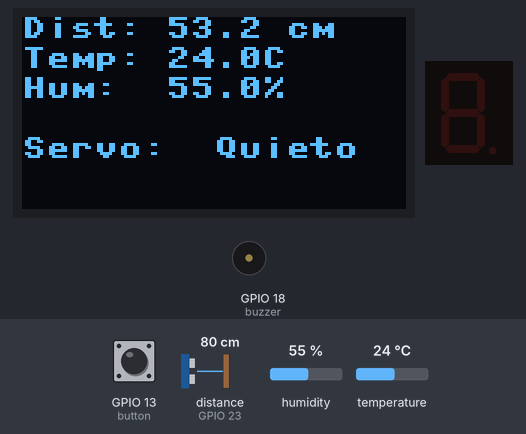
A program run on a simulated ESP32 board running MicroPython. Parts: 128×64 one-colour display, 1-digit seven-segment display, buzzer (waves = sounding). Inputs (shaded band) come from the test bench; at power-on: GPIO 13 (button) LOW, distance to the obstacle (sensor on GPIO 23) 80 cm, humidity 55 %, temperature 24 °C. The echo pulse lasts 58.3 µs per cm; the segment pins are drawn as the display they are named for; library files of the repository ran but are not shown: sh1106.py.

Above: at 0.2 s.
At 1.2 s:
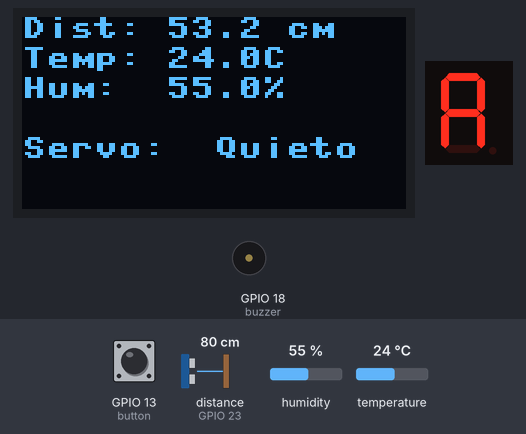
1.3 s: GPIO 13 (button) pulled HIGH for 1.3 s
At 5.9 s:
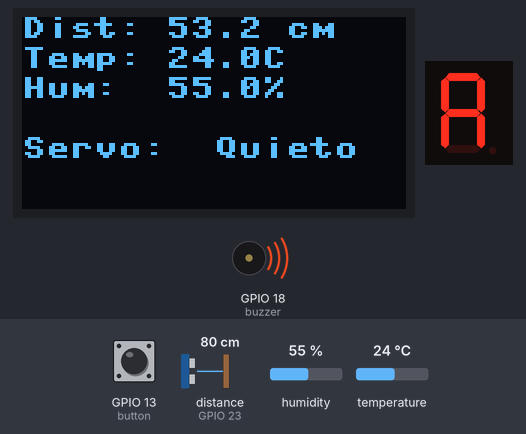
Timing chart, 0 to 11.3 s (numbered marks = the images above; inputs shaded):
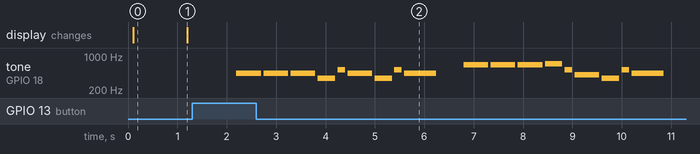

Measured:
- after the input at 1.3 s, tone on GPIO 18 (buzzer): plays 440 Hz for 0.50 s, 440 Hz for 0.50 s, 440 Hz for 0.50 s, 349 Hz for 0.35 s, 523 Hz for 0.15 s, 440 Hz for 0.50 s … (18 notes in this stretch), starting after 0.90 s
- what the display in image 0 shows lasts 1.1 s, from 0.1 s to 1.2 s

The program:

main_actual.py
```python
import machine
import time
import dht
from machine import SoftI2C, Pin
import sh1106

# Definir las notas musicales
c = 261
d = 294
e = 329
f = 349
g = 391
gS = 415
a = 440
aS = 455
b = 466
cH = 523
cSH = 554
dH = 587
dSH = 622
eH = 659
fH = 698
fSH = 740
gH = 784
gSH = 830
aH = 880

# Configura el pin del buzzer
BUZZER_PIN = 18
buzzer = Pin(BUZZER_PIN, Pin.OUT)

# Función beep para las notas
def beep(note, duration):
    pwm = machine.PWM(buzzer)
    pwm.freq(note)
    pwm.duty(512)  # 50% duty cycle
    time.sleep_ms(duration)
    pwm.deinit()
    time.sleep_ms(50)

def first_section():
    beep(a, 500)
    beep(a, 500)
    beep(a, 500)
    beep(f, 350)
    beep(cH, 150)
    beep(a, 500)
    beep(f, 350)
    beep(cH, 150)
    beep(a, 650)
    time.sleep_ms(500)
    beep(eH, 500)
    beep(eH, 500)
    beep(eH, 500)
    beep(fH, 350)
    beep(cH, 150)
    beep(gS, 500)
    beep(f, 350)
    beep(cH, 150)
    beep(a, 650)
    time.sleep_ms(500)

def second_section():
    beep(aH, 500)
    beep(a, 300)
    beep(a, 150)
    beep(aH, 500)
    beep(gSH, 325)
    beep(gH, 175)
    beep(fSH, 125)
    beep(fH, 125)
    beep(fSH, 250)
    time.sleep_ms(325)
    beep(aS, 250)
    beep(dSH, 500)
    beep(dH, 325)
    beep(cSH, 175)
    beep(cH, 125)
    beep(b, 125)
    beep(cH, 250)
    time.sleep_ms(350)

def play_song():
    first_section()
    second_section()
    beep(f, 250)
    beep(gS, 500)
    beep(f, 350)
    beep(a, 125)
    beep(cH, 500)
    beep(a, 375)
    beep(cH, 125)
    beep(eH, 650)
    time.sleep_ms(500)
    second_section()
    beep(f, 250)
    beep(gS, 500)
    beep(f, 375)
    beep(cH, 125)
    beep(a, 500)
    beep(f, 375)
    beep(cH, 125)
    beep(a, 650)
    time.sleep_ms(650)

# Define los pines para el sensor ultrasónico
TRIG_PIN = 22
ECHO_PIN = 23

# Define el pin para el sensor DHT11
DHT_PIN = 5  # Cambia este número según tu configuración para evitar conflictos
BUTTON_PIN = 13
SERVO_PIN = 21

# Configura los pines GPIO
trig = machine.Pin(TRIG_PIN, machine.Pin.OUT)
echo = machine.Pin(ECHO_PIN, machine.Pin.IN)
dht11 = dht.DHT11(machine.Pin(DHT_PIN))
button = machine.Pin(BUTTON_PIN, machine.Pin.IN)
servo = machine.PWM(machine.Pin(SERVO_PIN), freq=50)

# Configura el I2C para el display OLED usando SoftI2C
i2c = SoftI2C(scl=Pin(15), sda=Pin(4))
oled_width = 128
oled_height = 64
oled = sh1106.SH1106_I2C(oled_width, oled_height, i2c)
# oled.rotate(1)

# Definir los pines de los segmentos
seg_a = machine.Pin(12, machine.Pin.OUT)
seg_b = machine.Pin(14, machine.Pin.OUT)
seg_c = machine.Pin(25, machine.Pin.OUT)
seg_d = machine.Pin(26, machine.Pin.OUT)
seg_e = machine.Pin(27, machine.Pin.OUT)
seg_f = machine.Pin(32, machine.Pin.OUT)
seg_g = machine.Pin(33, machine.Pin.OUT)

# Mapeo de las letras a los segmentos
letters = {
    'P': (1, 1, 0, 0, 1, 1, 1),
    'A': (1, 1, 1, 0, 1, 1, 1),
    'C': (1, 0, 0, 1, 1, 1, 0),
    'O': (1, 1, 1, 1, 1, 1, 0),
}

# # Configura el pin de la fotoresistencia
# pin_fotoresistencia = machine.Pin(35, machine.Pin.IN)

# # Configura el ADC para leer valores analógicos
# adc = machine.ADC(pin_fotoresistencia)

def display_letter(letter):
    segments = letters.get(letter, (0, 0, 0, 0, 0, 0, 0))
    seg_a.value(segments[0])
    seg_b.value(segments[1])
    seg_c.value(segments[2])
    seg_d.value(segments[3])
    seg_e.value(segments[4])
    seg_f.value(segments[5])
    seg_g.value(segments[6])

# Lista de letras a mostrar
letters_to_display = ['P', 'A', 'C', 'O']

# Función para medir distancia con el sensor ultrasónico
def medir_distancia():
    # Envía un pulso corto al pin Trig
    trig.value(1)
    time.sleep_us(10)
    trig.value(0)

    # Espera un breve período para que el sensor se estabilice
    time.sleep_ms(2)

    # Espera a que el pin Echo se vuelva alto y mide el tiempo
    pulse_start = time.ticks_us()
    while echo.value() == 0:
        pulse_start = time.ticks_us()

    # Espera a que el pin Echo se vuelva bajo y mide el tiempo
    pulse_end = time.ticks_us()
    while echo.value() == 1:
        pulse_end = time.ticks_us()

    # Calcula la duración del pulso y conviértela a distancia
    pulse_duration = time.ticks_diff(pulse_end, pulse_start)
    distance = (pulse_duration * 0.0343) / 2  # En centímetros

    return distance

def mover_servo():
    # Mueve el servo a 0 grados
    servo.duty(40)
    time.sleep(1)

    # Mueve el servo a 180 grados
    servo.duty(115)
    time.sleep(1)

    # Mueve el servo a 90 grados
    servo.duty(77)
    time.sleep(1)

# Limpia la línea 2 (índice 1, ya que se cuenta desde 0)
def clear_line(line_index):
    # Calcula las coordenadas y la altura de la línea
    line_y = line_index * 10  # Suponiendo que cada línea tiene 10 píxeles de altura
    line_height = 10

    # Dibuja un rectángulo del color de fondo para cubrir la línea
    oled.fill_rect(0, line_y, oled_width, line_height, 0)

    # Actualiza la pantalla para reflejar los cambios
    oled.show()

try:
    while True:
        for letter in letters_to_display:
            # Medir distancia
            distancia = medir_distancia()
            # Medir temperatura y humedad
            try:
                dht11.measure()
                temperatura = dht11.temperature()
                humedad = dht11.humidity()
            except OSError as e:
                # print("Error al leer el DHT11:", e)
                temperatura = None
                humedad = None
            # Limpiar el display
            oled.fill(0)
            # Mostrar los valores en el display
            oled.text("Dist: {:.1f} cm".format(distancia), 0, 0)
            if temperatura is not None and humedad is not None:
                oled.text("Temp: {:.1f}C".format(temperatura), 0, 10)
                oled.text("Hum:  {:.1f}%".format(humedad), 0, 20)
            else:
                oled.text("Error DHT11", 0, 10)
            # Verificar si se presionó el botón para mover el servo
            oled.text("Servo:  Quieto", 0, 40)
            # if button.value() == 1:  # Presiona el botón para mover el servo
            #     clear_line(4)
            #     oled.text("Servo:  Moviendo", 0, 40)
            #     oled.show()
            #     mover_servo()
            #     clear_line(4)
            #     oled.text("Servo:  Quieto", 0, 40)
            #     oled.show()

            # Verificar si se presionó el botón para tocar la canción
            if button.value() == 1:  # Presiona el botón para iniciar la canción
                play_song()
            display_letter(letter)
            # Lee el valor analógico de la fotoresistencia
            # valor_analogico = adc.read()
            # # Mapea el valor analógico a un rango deseado (por ejemplo, 0-100)
            # # Si el rango máximo de lectura es 4095 (12 bits), el valor mapeado será entre 0 y 100
            # intensidad_luz = (valor_analogico / 4095) * 100
            # oled.text("Luz:  {:.1f}%".format(intensidad_luz), 0, 30)
            oled.show()
            time.sleep(1)  # Actualiza cada segundo
except KeyboardInterrupt:
    print("\nPrograma detenido por el usuario.")
    # Apagar todos los segmentos al interrumpir el programa
    seg_a.value(0)
    seg_b.value(0)
    seg_c.value(0)
    seg_d.value(0)
    seg_e.value(0)
    seg_f.value(0)
    seg_g.value(0)
```
